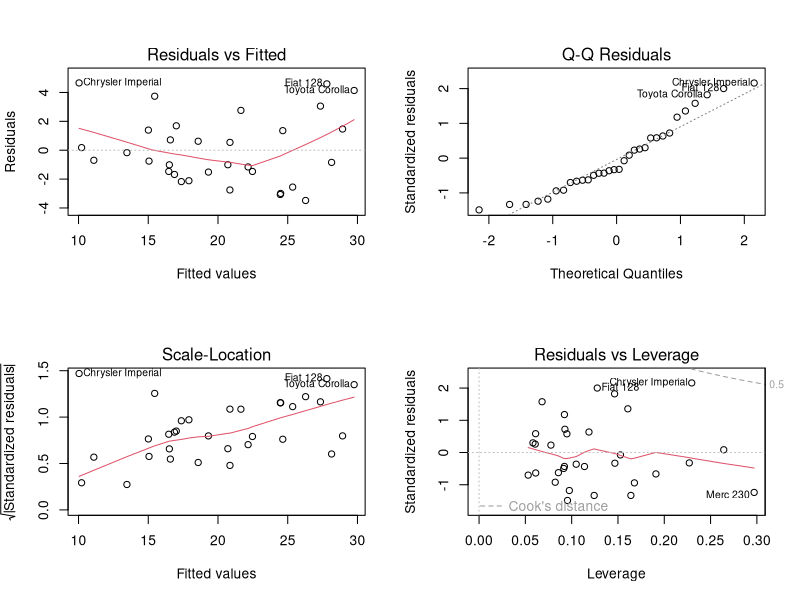

This chart was generated by the following R code:
##
## Regression models - Coursera - Course Project
##


## ---- loadPackages --------------
library('ggplot2')
library('dplyr')
library('tidyr')
#library('ggfortify')

## ---- loadData
data(mtcars)

## ---- exploAnalysis1
dim(mtcars)
g <- ggplot(data=mtcars, aes(x=mpg, fill=as.factor(am))) + 
    geom_histogram(binwidth=.5) +
    ggtitle("MPG by type of transmission") + 
    ylab("Number of vehicules") + 
    scale_fill_discrete(name="Transmission", labels = c("automatic", "manual"))

## ---- exploAnalysis
dim(mtcars)
head(mtcars, 5)
# make am a factor, and set better level names
mtcars$am <- as.factor(mtcars$am)
levels(mtcars$am) <- c("Automatic", "Manual")
# convert variables to factor
mtcars$vs <- as.factor(mtcars$vs)
glimpse(mtcars)
summary(mtcars[,'am'])

## ---- exploplot

g <- ggplot(data=mtcars, aes(x=am, y=mpg)) + 
    geom_boxplot() + 
    xlab("Transmission") + 
    ylab("MPG") +
    ggtitle("MPG by transmission")

## ---- inference
var(mtcars[mtcars$am == 'Automatic',]$mpg)
var(mtcars[mtcars$am == 'Manual',]$mpg)

## ---- MTlm
mdl.mar <- lm(mpg ~ am, data=mtcars)
summary(mdl.mar)

## ----stepSearch
mdl.opt = step(lm(data = mtcars, mpg ~ .),direction = "both")

## ---- plotDiagModelMarginal
#autoplot(mdl.mar, label.size = 3)

## ---- plotDiagModelOptimal
#autoplot(mdl.opt, label.size = 3)
par(mfrow = c(2,2))
plot(mdl.opt)

## ---- 95% interval mpg increase manual
sumc <- summary(mdl.opt)$coefficients
sumc[4,1] + c(-1, 1)*qt(.975, mdl.opt$df ) * sumc[4,2]